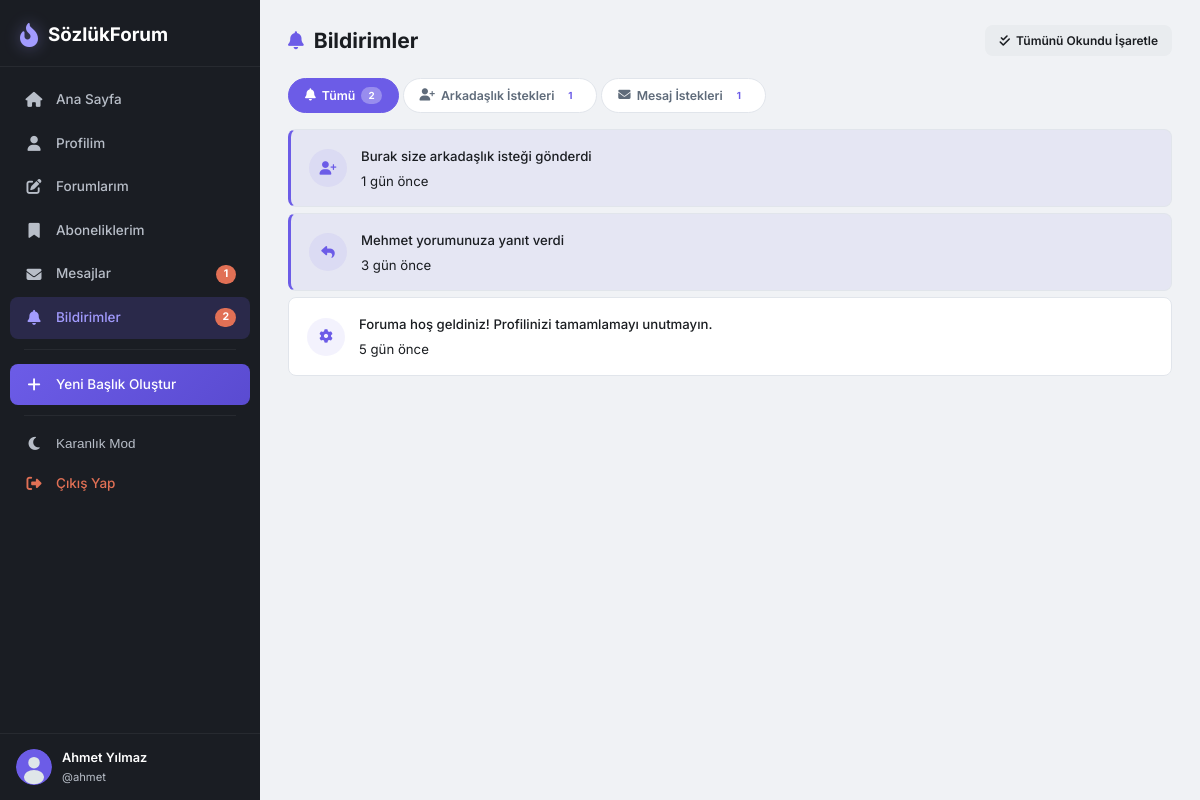
/notifications.php (signed in), run on the app's committed database.
### tables this page shows
CREATE TABLE notifications (
    id INT AUTO_INCREMENT PRIMARY KEY,
    user_id INT NOT NULL,
    type ENUM('comment_reply','friend_request','message_request','system') NOT NULL,
    content TEXT NOT NULL,
    link VARCHAR(255) DEFAULT NULL,
    is_read TINYINT(1) DEFAULT 0,
    created_at DATETIME DEFAULT CURRENT_TIMESTAMP,
    FOREIGN KEY (user_id) REFERENCES users(id) ON DELETE CASCADE
);

### config.php (called while the page is built, shortened)
<?php
function e($str) {
    return htmlspecialchars((string)$str, ENT_QUOTES, 'UTF-8');
}
function timeAgo($datetime) {
    $now = new DateTime();
    $ago = new DateTime($datetime);
    $diff = $now->diff($ago);
    if ($diff->d > 0) return $diff->d . ' gün önce';
    return 'az önce';
}
function getUnreadNotificationCount($pdo, $userId) {
    $stmt = $pdo->prepare("SELECT COUNT(*) FROM notifications WHERE user_id = ? AND is_read = 0");
    $stmt->execute([$userId]);
    return $stmt->fetchColumn();
}
?>

### notifications.php (the view, shortened to what this page needs)
<?php
require_once 'config.php';
$stmt = $pdo->prepare("SELECT fr.*, u.username, u.display_name, u.avatar FROM friend_requests fr
                        JOIN users u ON fr.sender_id = u.id
                        WHERE fr.receiver_id = ? AND fr.status = 'pending'
                        ORDER BY fr.created_at DESC");
$stmt->execute([$_SESSION['user_id']]);
$friendRequests = $stmt->fetchAll();
$stmt = $pdo->prepare("SELECT mr.*, u.username, u.display_name, u.avatar FROM message_requests mr
                        JOIN users u ON mr.sender_id = u.id
                        WHERE mr.receiver_id = ? AND mr.status = 'pending'
                        ORDER BY mr.created_at DESC");
$stmt->execute([$_SESSION['user_id']]);
$messageRequests = $stmt->fetchAll();
$stmt = $pdo->prepare("SELECT * FROM notifications WHERE user_id = ? ORDER BY created_at DESC LIMIT 50");
$stmt->execute([$_SESSION['user_id']]);
$notifications = $stmt->fetchAll();
$unreadCount = getUnreadNotificationCount($pdo, $_SESSION['user_id']);
include 'includes/header.php';
?>
<div class="page-layout">
    <div class="content-main">
        <div class="page-header">
            <h1><i class="fas fa-bell"></i> Bildirimler</h1>
            <?php if ($unreadCount > 0): ?>
            <a href="notifications.php?markread=1" class="btn btn-sm btn-secondary">
                <i class="fas fa-check-double"></i> Tümünü Okundu İşaretle
            </a>
            <?php endif; ?>
        </div>
        <div class="notif-tabs">
            <button class="notif-tab active" onclick="showNotifSection('all')">
                <i class="fas fa-bell"></i> Tümü
                <?php if ($unreadCount > 0): ?><span class="badge"><?= $unreadCount ?></span><?php endif; ?>
            </button>
            <button class="notif-tab" onclick="showNotifSection('friends')">
                <i class="fas fa-user-plus"></i> Arkadaşlık İstekleri
                <?php if (count($friendRequests) > 0): ?><span class="badge"><?= count($friendRequests) ?></span><?php endif; ?>
            </button>
            <button class="notif-tab" onclick="showNotifSection('messages')">
                <i class="fas fa-envelope"></i> Mesaj İstekleri
                <?php if (count($messageRequests) > 0): ?><span class="badge"><?= count($messageRequests) ?></span><?php endif; ?>
            </button>
        </div>
        <div class="notif-section" id="notif-all">
            <?php if (empty($notifications)): ?>
                <div class="empty-state small">
                    <i class="fas fa-bell-slash"></i>
                    <p>Bildiriminiz bulunmuyor.</p>
                </div>
            <?php else: ?>
                <?php foreach ($notifications as $notif): ?>
                <div class="notif-item <?= $notif['is_read'] ? '' : 'unread' ?>">
                    <div class="notif-icon">
                        <?php
                        $icon = 'bell';
                        if ($notif['type'] === 'comment_reply') $icon = 'reply';
                        if ($notif['type'] === 'friend_request') $icon = 'user-plus';
                        if ($notif['type'] === 'system') $icon = 'gear';
                        ?>
                        <i class="fas fa-<?= $icon ?>"></i>
                    </div>
                    <div class="notif-content">
                        <?php if ($notif['link']): ?>
                            <a href="<?= e($notif['link']) ?>"><?= e($notif['content']) ?></a>
                        <?php else: ?>
                            <span><?= e($notif['content']) ?></span>
                        <?php endif; ?>
                        <span class="notif-time"><?= timeAgo($notif['created_at']) ?></span>
                    </div>
                </div>
                <?php endforeach; ?>
            <?php endif; ?>
        </div>
    </div>
</div>
<?php include 'includes/footer.php'; ?>

### assets/style.css (style rules this page uses)
:root, [data-theme="light"] { --bg-primary: #f0f2f5; --bg-secondary: #ffffff; --bg-tertiary: #f8f9fa; --bg-hover: #e9ecef; --bg-active: #e3e7eb; --text-primary: #1a1d21; --text-secondary: #5f6b7a; --text-tertiary: #8b95a5; --text-inverse: #ffffff; --accent: #6c5ce7; --accent-light: #a29bfe; --accent-hover: #5a4bd1; --accent-bg: rgba(108, 92, 231, 0.08); --success: #00b894; --success-bg: rgba(0, 184, 148, 0.1); --warning: #fdcb6e; --warning-bg: rgba(253, 203, 110, 0.15); --danger: #e17055; --danger-bg: rgba(225, 112, 85, 0.1); --border: #e1e5eb; --border-light: #f0f2f5; --shadow: 0 1px 3px rgba(0,0,0,0.06), 0 1px 2px rgba(0,0,0,0.04); --shadow-lg: 0 10px 25px rgba(0,0,0,0.08); --shadow-xl: 0 20px 40px rgba(0,0,0,0.12); --sidebar-width: 260px; --sidebar-bg: #1a1d23; --sidebar-text: #b8bec8; --sidebar-text-hover: #ffffff; --sidebar-active-bg: rgba(108, 92, 231, 0.2); --sidebar-divider: rgba(255,255,255,0.06); --radius-sm: 8px; --radius: 12px; --radius-lg: 16px; --radius-xl: 20px; --radius-full: 999px; --transition: 0.2s ease; }
*, *::before, *::after { box-sizing: border-box; margin: 0; padding: 0; }
html { font-size: 15px; scroll-behavior: smooth; }
body { font-family: 'Inter', -apple-system, BlinkMacSystemFont, sans-serif; background: var(--bg-primary); color: var(--text-primary); line-height: 1.6; min-height: 100vh; display: flex; -webkit-font-smoothing: antialiased; }
a { color: var(--accent); text-decoration: none; transition: color var(--transition); }
.badge { background: var(--danger); color: #fff; font-size: 0.7rem; font-weight: 700; padding: 2px 7px; border-radius: var(--radius-full); margin-left: auto; min-width: 20px; text-align: center; line-height: 1.4; }
.page-layout { display: flex; gap: 24px; }
.content-main { flex: 1; min-width: 0; }
.page-header { display: flex; align-items: center; justify-content: space-between; margin-bottom: 20px; flex-wrap: wrap; gap: 12px; }
.page-header h1 { font-size: 1.4rem; font-weight: 700; display: flex; align-items: center; gap: 10px; }
.page-header h1 i { color: var(--accent); font-size: 1.2rem; }
.btn { display: inline-flex; align-items: center; gap: 6px; padding: 10px 20px; border: none; border-radius: var(--radius-sm); font-family: inherit; font-size: 0.9rem; font-weight: 600; cursor: pointer; transition: all var(--transition); text-decoration: none; white-space: nowrap; }
.btn-sm { padding: 6px 14px; font-size: 0.8rem; }
.btn-secondary { background: var(--bg-hover); color: var(--text-primary); }
.notif-tabs { display: flex; gap: 4px; margin-bottom: 16px; flex-wrap: wrap; }
.notif-tab { display: inline-flex; align-items: center; gap: 6px; padding: 8px 16px; border: none; background: var(--bg-secondary); color: var(--text-secondary); border-radius: var(--radius-full); font-family: inherit; font-size: 0.82rem; font-weight: 600; cursor: pointer; transition: all var(--transition); border: 1px solid var(--border); }
.notif-tab.active { background: var(--accent); color: #fff; border-color: var(--accent); }
.notif-tab .badge { background: #fff; color: var(--accent); font-size: 0.65rem; }
.notif-tab.active .badge { background: rgba(255,255,255,0.3); color: #fff; }
.notif-item { display: flex; align-items: center; gap: 14px; padding: 14px 18px; background: var(--bg-secondary); border: 1px solid var(--border); border-radius: var(--radius-sm); margin-bottom: 6px; transition: all var(--transition); }
.notif-item.unread { border-left: 3px solid var(--accent); background: var(--accent-bg); }
.notif-icon { width: 38px; height: 38px; border-radius: var(--radius-full); background: var(--accent-bg); display: flex; align-items: center; justify-content: center; flex-shrink: 0; }
.notif-icon i { color: var(--accent); font-size: 0.9rem; }
.notif-content { flex: 1; }
.notif-content a { color: var(--text-primary); font-size: 0.88rem; font-weight: 500; }
.notif-content span { color: var(--text-primary); font-size: 0.88rem; }
.notif-time { display: block; font-size: 0.72rem; color: var(--text-tertiary); margin-top: 3px; }
.topic-card, .comment, .notif-item { animation: fadeIn 0.3s ease forwards; }

### data on the page
notifications: content "Burak size arkadaşlık isteği gönderdi", created_at "1 gün önce"
notifications: content "Mehmet yorumunuza yanıt verdi", created_at "3 gün önce"
notifications: content "Foruma hoş geldiniz! Profilinizi tamamlamayı unutmayın.", created_at "5 gün önce"

### other printed values
$msgCount "1"
$notifCount "2"
$_SESSION['display_name'] "Ahmet Yılmaz"
$_SESSION['username'] "ahmet"
$unreadCount "2"
count($friendRequests) "1"
count($messageRequests) "1"
